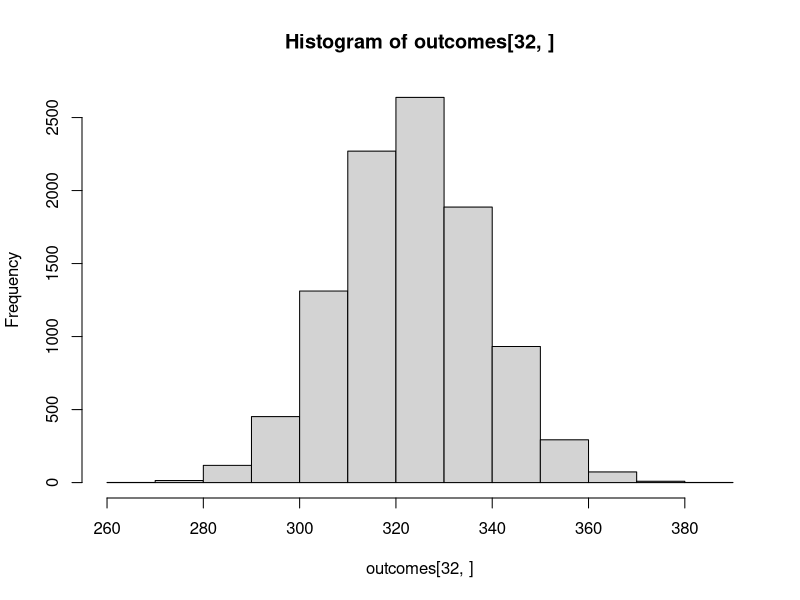
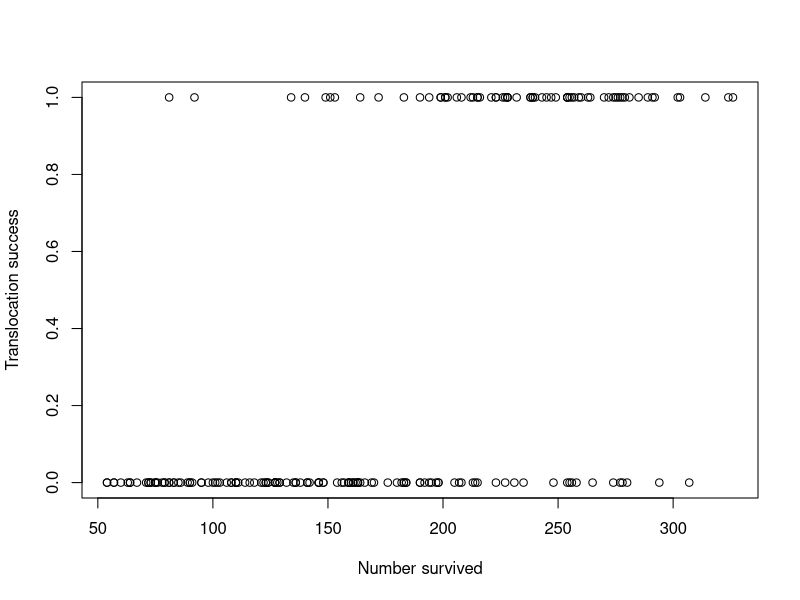
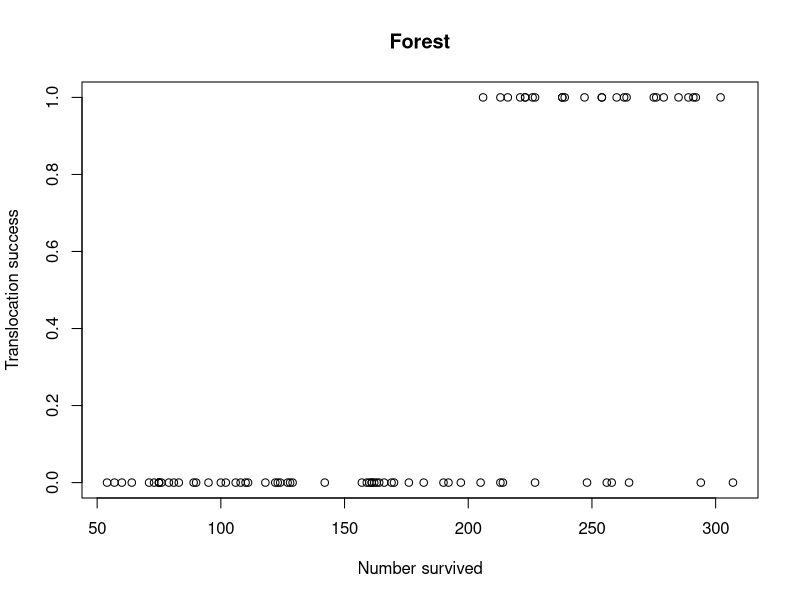
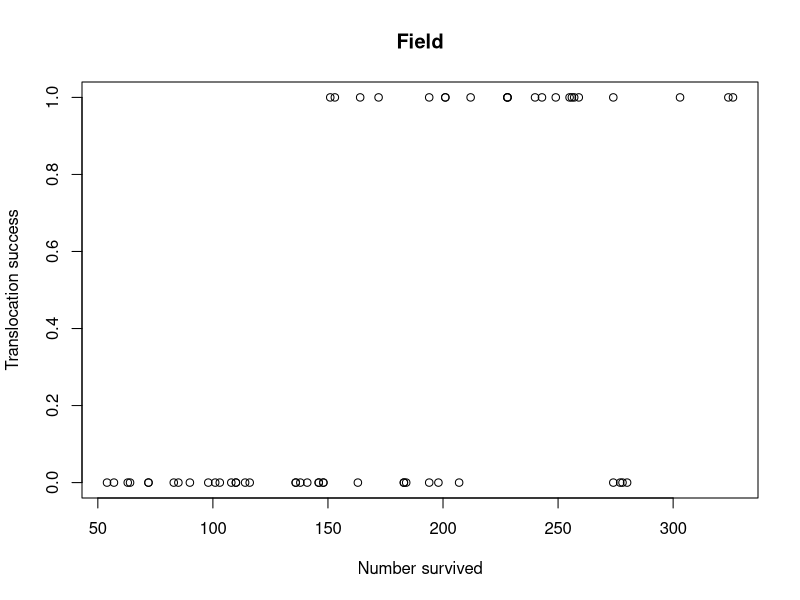
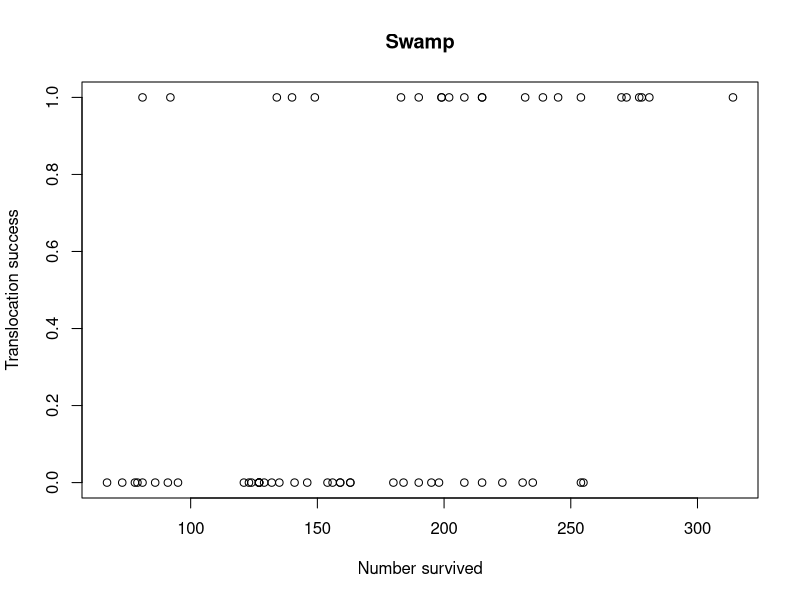
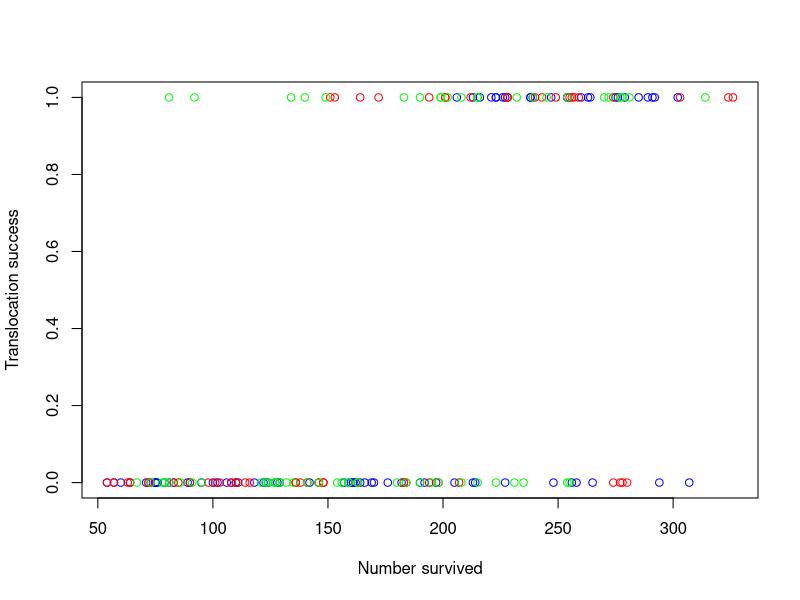
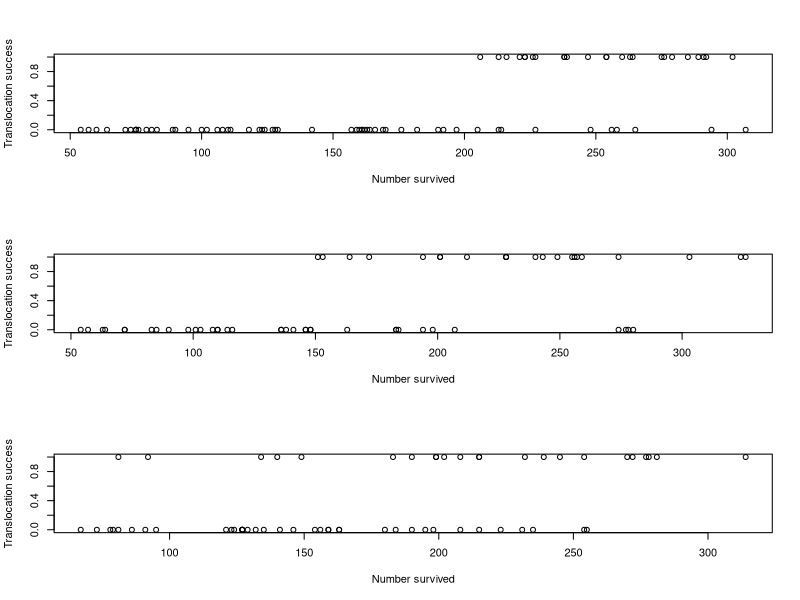
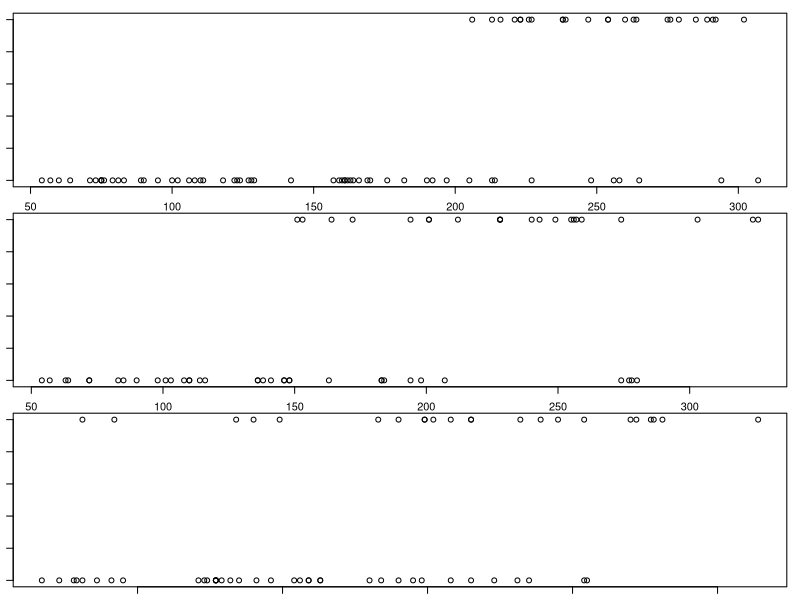

These charts were generated, in order, by the following R code:
## ----unnamed-chunk-1---- ##
dat<- read.csv("transport-mortality-data.csv")
 
 
 
## ----unnamed-chunk-2---- ##
head(dat)
 
 
 
## ----unnamed-chunk-3---- ##
dat$n_mortalities<- dat$n_translocated-dat$n_survived
 
 
 
## ----unnamed-chunk-4---- ##
fit<-glm(cbind(n_survived,n_mortalities)~temperature+truck+temperature:truck,
    data=dat, family="binomial")
 
 
 
## ----unnamed-chunk-5---- ##
combos<- expand.grid(
    temperature=c(8,10,12,14),
    ntranslocate=c(100,250,500,1000),
    truck=c("truck 1","truck 2"))
head(combos) # look at the combos
 
 
 
## ----unnamed-chunk-6---- ##
combos$S<- predict(fit, # predict survival for each input combination
    newdata=combos,
    type="response")
 
 
 
## ----unnamed-chunk-7---- ##
nsims<- 10000
outcomes<- matrix(0, # fill with 0s
    nrow=nrow(combos), # number of rows
    ncol=nsims) # number of columns
 
 
 
## ----unnamed-chunk-8---- ##
for(i in 1:nrow(combos))
    {
    S<- combos$S[i]
    Nt<- combos$ntranslocate[i]
    outcomes[i,]<-rbinom(nsims,Nt, S)
    }
 
 
 
## ----unnamed-chunk-9---- ##
hist(outcomes[32,])  
 
 
 
## ----unnamed-chunk-10---- ##
table(outcomes[32,])/nsims
 
 
 
## ----unnamed-chunk-11---- ##
success<- rbinom(n=100,size=1,prob=0.3)
 
 
 
## ----unnamed-chunk-12---- ##
table(success)
 
 
 
## ----unnamed-chunk-13---- ##
dat<- read.csv("translocation-success-data.csv")
 
 
 
## ----unnamed-chunk-14---- ##
head(dat)
str(dat)
 
 
 
## ----unnamed-chunk-15---- ##
plot(success~n_survived,data=dat,
    xlab="Number survived",
    ylab="Translocation success")
 
 
 
## ----unnamed-chunk-16---- ##
plot(success~n_survived,data=dat,
    xlab="Number survived",
    ylab="Translocation success",
    subset=habitat=="forest",
    main="Forest")
 
 
 
## ----unnamed-chunk-17---- ##
plot(success~n_survived,data=dat,
    xlab="Number survived",
    ylab="Translocation success",
    subset=habitat=="field",
    main="Field")
 
 
 
## ----unnamed-chunk-18---- ##
plot(success~n_survived,data=dat,
    xlab="Number survived",
    ylab="Translocation success",
    subset=habitat=="swamp",
    main="Swamp")
 
 
 
## ----unnamed-chunk-19---- ##
plot(success~n_survived,data=dat,
    xlab="Number survived",
    ylab="Translocation success",
    type="n")
points(success~n_survived,data=dat,
      subset=habitat=="forest",
      col="blue")
points(success~n_survived,data=dat,
      subset=habitat=="field",
      col="red")
points(success~n_survived,data=dat,
      subset=habitat=="swamp",
      col="green")
 
 
 
## ----unnamed-chunk-20---- ##
par(mfrow=c(3,1))
plot(success~n_survived,data=dat,
    xlab="Number survived",
    ylab="Translocation success",
    subset=habitat=="forest")
plot(success~n_survived,data=dat,
    xlab="Number survived",
    ylab="Translocation success",
    subset=habitat=="field")
 plot(success~n_survived,data=dat,
    xlab="Number survived",
    ylab="Translocation success",
    subset=habitat=="swamp")  
 
 
 
## ----unnamed-chunk-21---- ##
par(mfrow=c(3,1),mar=c(1,1,1,1))
plot(success~n_survived,data=dat,
    xlab="Number survived",
    ylab="Translocation success",
    subset=habitat=="forest")
plot(success~n_survived,data=dat,
    xlab="Number survived",
    ylab="Translocation success",
    subset=habitat=="field")
 plot(success~n_survived,data=dat,
    xlab="Number survived",
    ylab="Translocation success",
    subset=habitat=="swamp")  
 
 
 
## ----unnamed-chunk-22---- ##
par(mfrow=c(3,1),mar=c(6,6,1,1))
plot(success~n_survived,data=dat,
    xlab="Number survived",
    ylab="Translocation success",
    subset=habitat=="forest")
plot(success~n_survived,data=dat,
    xlab="Number survived",
    ylab="Translocation success",
    subset=habitat=="field")
 plot(success~n_survived,data=dat,
    xlab="Number survived",
    ylab="Translocation success",
    subset=habitat=="swamp")  
 
 
 
## ----unnamed-chunk-23---- ##
par(mfrow=c(3,1),mar=c(1,1,1,1),oma=c(3,3,1,1))
plot(success~n_survived,data=dat,
    xlab="",
    ylab="",
    subset=habitat=="forest")
plot(success~n_survived,data=dat,
    xlab="",
    ylab="",
    subset=habitat=="field")
plot(success~n_survived,data=dat,
    xlab="",
    ylab="",
    subset=habitat=="swamp")  
mtext(text="Number survived",
    side=1,# plot on the bottom outer margin
    line=1,# what line to plot on 
    outer=TRUE) # plot in the outer margin
mtext(text="Translocation success",
    side=2, # plot on the left outer margin
    line=1, # what line to plot on 
    outer=TRUE) # plot in the outer margin
 
 
 
## ----unnamed-chunk-24---- ##
fit<- glm(success~n_survived+truck+habitat,
    data=dat,
    family="binomial")
 
 
 
## ----unnamed-chunk-25---- ##
summary(fit)
 
 
 
## ----unnamed-chunk-26---- ##
betas<- coef(fit)
 
 
 
## ----unnamed-chunk-27---- ##
confint(fit)
 
 
 
## ----unnamed-chunk-28---- ##
dat$residuals<- resid(fit)
dat$fitted<- fitted(fit)
 
 
 
## ----unnamed-chunk-29---- ##
plot(residuals~fitted,
    data=dat)
 
 
 
## ----unnamed-chunk-30---- ##
plot(success~fitted,
    data=dat)
 
 
 
## ----unnamed-chunk-31---- ##
preddat<- expand.grid(
    truck=c("truck 1", "truck 2"),
    n_survived=c(min(dat$n_survived):max(dat$n_survived)),
    habitat=c("forest","field","swamp"))
head(preddat)
 
 
 
## ----unnamed-chunk-32---- ##
preddat$pred<- predict(fit, newdata=preddat,
    type="response")# get probabilities, not log odds
 
 
 
## ----unnamed-chunk-33---- ##
plot(pred~n_survived,preddat,type="n",
    xlab="Number surviving",
    ylab="Probability of success",
    las=1)
points(pred~n_survived,preddat,
    subset=truck=="truck 1" & habitat =="forest",
    lty=1,type="l")
points(pred~n_survived,preddat,
    subset=truck=="truck 2" & habitat =="forest",
    lty=2,type="l")    
points(pred~n_survived,preddat,
    subset=truck=="truck 1" & habitat =="field",
    lty=1,col="darkgrey",type="l")
points(pred~n_survived,preddat,
    subset=truck=="truck 2" & habitat =="field",
    lty=2,col="darkgrey",type="l")      
 points(pred~n_survived,preddat,
    subset=truck=="truck 1" & habitat =="swamp",
    lty=1,col="lightgrey",type="l")
points(pred~n_survived,preddat,
    subset=truck=="truck 2" & habitat =="swamp",
    lty=2,col="lightgrey",type="l")    
# PUT A LEGEND ON THIS AND CALL IT A NIGHT!    
legend("topleft",c("Forest Truck 1","Forest Truck 2",
    "Field Truck 1","Field Truck 2",
    "Swamp Truck 1","Swamp Truck 2"),
    col=c("black","black",
        "darkgrey","darkgrey",
        "lightgrey","lightgrey"),lty=c(1,2))
 
 
 
## ----unnamed-chunk-34---- ##
preddat[preddat$n_survived==200,]
 
 
 
